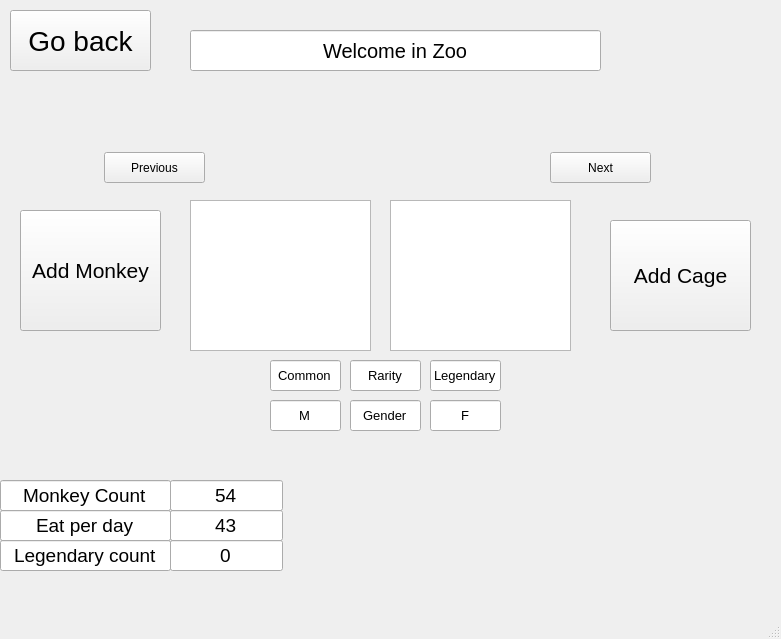
<?xml version="1.0" encoding="UTF-8"?>
<ui version="4.0">
 <class>MainWindow</class>
 <widget class="QMainWindow" name="MainWindow">
  <property name="geometry">
   <rect>
    <x>0</x>
    <y>0</y>
    <width>781</width>
    <height>639</height>
   </rect>
  </property>
  <property name="windowTitle">
   <string>MainWindow</string>
  </property>
  <widget class="QWidget" name="centralwidget">
   <widget class="QLineEdit" name="EnterTitle">
    <property name="geometry">
     <rect>
      <x>190</x>
      <y>30</y>
      <width>411</width>
      <height>41</height>
     </rect>
    </property>
    <property name="font">
     <font>
      <pointsize>15</pointsize>
     </font>
    </property>
    <property name="text">
     <string>Welcome in Zoo</string>
    </property>
    <property name="alignment">
     <set>Qt::AlignCenter</set>
    </property>
    <property name="dragEnabled">
     <bool>false</bool>
    </property>
    <property name="readOnly">
     <bool>true</bool>
    </property>
   </widget>
   <widget class="QLineEdit" name="LoginTitle">
    <property name="geometry">
     <rect>
      <x>0</x>
      <y>480</y>
      <width>171</width>
      <height>31</height>
     </rect>
    </property>
    <property name="font">
     <font>
      <pointsize>14</pointsize>
     </font>
    </property>
    <property name="text">
     <string>Monkey Count</string>
    </property>
    <property name="alignment">
     <set>Qt::AlignCenter</set>
    </property>
    <property name="readOnly">
     <bool>true</bool>
    </property>
   </widget>
   <widget class="QPushButton" name="EnterLogin">
    <property name="geometry">
     <rect>
      <x>610</x>
      <y>220</y>
      <width>141</width>
      <height>111</height>
     </rect>
    </property>
    <property name="font">
     <font>
      <pointsize>16</pointsize>
     </font>
    </property>
    <property name="text">
     <string>Add Cage</string>
    </property>
   </widget>
   <widget class="QPushButton" name="ExitLogin">
    <property name="geometry">
     <rect>
      <x>10</x>
      <y>10</y>
      <width>141</width>
      <height>61</height>
     </rect>
    </property>
    <property name="font">
     <font>
      <pointsize>21</pointsize>
     </font>
    </property>
    <property name="text">
     <string>Go back</string>
    </property>
   </widget>
   <widget class="QPushButton" name="EnterLogin_2">
    <property name="geometry">
     <rect>
      <x>20</x>
      <y>210</y>
      <width>141</width>
      <height>121</height>
     </rect>
    </property>
    <property name="font">
     <font>
      <pointsize>16</pointsize>
     </font>
    </property>
    <property name="text">
     <string>Add Monkey</string>
    </property>
   </widget>
   <widget class="QLineEdit" name="LoginTitle_2">
    <property name="geometry">
     <rect>
      <x>170</x>
      <y>480</y>
      <width>113</width>
      <height>31</height>
     </rect>
    </property>
    <property name="font">
     <font>
      <pointsize>14</pointsize>
     </font>
    </property>
    <property name="text">
     <string>54</string>
    </property>
    <property name="alignment">
     <set>Qt::AlignCenter</set>
    </property>
    <property name="readOnly">
     <bool>true</bool>
    </property>
   </widget>
   <widget class="QLineEdit" name="LoginTitle_5">
    <property name="geometry">
     <rect>
      <x>170</x>
      <y>510</y>
      <width>113</width>
      <height>31</height>
     </rect>
    </property>
    <property name="font">
     <font>
      <pointsize>14</pointsize>
     </font>
    </property>
    <property name="text">
     <string>43</string>
    </property>
    <property name="alignment">
     <set>Qt::AlignCenter</set>
    </property>
    <property name="readOnly">
     <bool>true</bool>
    </property>
   </widget>
   <widget class="QLineEdit" name="LoginTitle_6">
    <property name="geometry">
     <rect>
      <x>0</x>
      <y>510</y>
      <width>171</width>
      <height>31</height>
     </rect>
    </property>
    <property name="font">
     <font>
      <pointsize>14</pointsize>
     </font>
    </property>
    <property name="text">
     <string>Eat per day</string>
    </property>
    <property name="alignment">
     <set>Qt::AlignCenter</set>
    </property>
    <property name="readOnly">
     <bool>true</bool>
    </property>
   </widget>
   <widget class="QLineEdit" name="LoginTitle_7">
    <property name="geometry">
     <rect>
      <x>0</x>
      <y>540</y>
      <width>171</width>
      <height>31</height>
     </rect>
    </property>
    <property name="font">
     <font>
      <pointsize>14</pointsize>
     </font>
    </property>
    <property name="text">
     <string>Legendary count</string>
    </property>
    <property name="alignment">
     <set>Qt::AlignCenter</set>
    </property>
    <property name="readOnly">
     <bool>true</bool>
    </property>
   </widget>
   <widget class="QLineEdit" name="LoginTitle_8">
    <property name="geometry">
     <rect>
      <x>170</x>
      <y>540</y>
      <width>113</width>
      <height>31</height>
     </rect>
    </property>
    <property name="font">
     <font>
      <pointsize>14</pointsize>
     </font>
    </property>
    <property name="text">
     <string>0</string>
    </property>
    <property name="alignment">
     <set>Qt::AlignCenter</set>
    </property>
    <property name="readOnly">
     <bool>true</bool>
    </property>
   </widget>
   <widget class="QGraphicsView" name="graphicsView">
    <property name="geometry">
     <rect>
      <x>190</x>
      <y>200</y>
      <width>181</width>
      <height>151</height>
     </rect>
    </property>
   </widget>
   <widget class="QGraphicsView" name="graphicsView_2">
    <property name="geometry">
     <rect>
      <x>390</x>
      <y>200</y>
      <width>181</width>
      <height>151</height>
     </rect>
    </property>
   </widget>
   <widget class="QPushButton" name="pushButton">
    <property name="geometry">
     <rect>
      <x>104</x>
      <y>152</y>
      <width>101</width>
      <height>31</height>
     </rect>
    </property>
    <property name="text">
     <string>Previous</string>
    </property>
   </widget>
   <widget class="QPushButton" name="pushButton_2">
    <property name="geometry">
     <rect>
      <x>550</x>
      <y>152</y>
      <width>101</width>
      <height>31</height>
     </rect>
    </property>
    <property name="text">
     <string>Next</string>
    </property>
   </widget>
   <widget class="QLineEdit" name="LoginTitle_3">
    <property name="geometry">
     <rect>
      <x>350</x>
      <y>360</y>
      <width>71</width>
      <height>31</height>
     </rect>
    </property>
    <property name="font">
     <font>
      <pointsize>10</pointsize>
     </font>
    </property>
    <property name="text">
     <string>Rarity</string>
    </property>
    <property name="alignment">
     <set>Qt::AlignCenter</set>
    </property>
    <property name="readOnly">
     <bool>true</bool>
    </property>
   </widget>
   <widget class="QLineEdit" name="LoginTitle_4">
    <property name="geometry">
     <rect>
      <x>350</x>
      <y>400</y>
      <width>71</width>
      <height>31</height>
     </rect>
    </property>
    <property name="font">
     <font>
      <pointsize>10</pointsize>
     </font>
    </property>
    <property name="text">
     <string>Gender</string>
    </property>
    <property name="alignment">
     <set>Qt::AlignCenter</set>
    </property>
    <property name="readOnly">
     <bool>true</bool>
    </property>
   </widget>
   <widget class="QLineEdit" name="LoginTitle_9">
    <property name="geometry">
     <rect>
      <x>270</x>
      <y>360</y>
      <width>71</width>
      <height>31</height>
     </rect>
    </property>
    <property name="font">
     <font>
      <pointsize>10</pointsize>
     </font>
    </property>
    <property name="text">
     <string>Common</string>
    </property>
    <property name="alignment">
     <set>Qt::AlignCenter</set>
    </property>
    <property name="readOnly">
     <bool>true</bool>
    </property>
   </widget>
   <widget class="QLineEdit" name="LoginTitle_10">
    <property name="geometry">
     <rect>
      <x>270</x>
      <y>400</y>
      <width>71</width>
      <height>31</height>
     </rect>
    </property>
    <property name="font">
     <font>
      <pointsize>10</pointsize>
     </font>
    </property>
    <property name="text">
     <string>M</string>
    </property>
    <property name="alignment">
     <set>Qt::AlignCenter</set>
    </property>
    <property name="readOnly">
     <bool>true</bool>
    </property>
   </widget>
   <widget class="QLineEdit" name="LoginTitle_11">
    <property name="geometry">
     <rect>
      <x>430</x>
      <y>360</y>
      <width>71</width>
      <height>31</height>
     </rect>
    </property>
    <property name="font">
     <font>
      <pointsize>10</pointsize>
     </font>
    </property>
    <property name="text">
     <string>Legendary</string>
    </property>
    <property name="alignment">
     <set>Qt::AlignCenter</set>
    </property>
    <property name="readOnly">
     <bool>true</bool>
    </property>
   </widget>
   <widget class="QLineEdit" name="LoginTitle_12">
    <property name="geometry">
     <rect>
      <x>430</x>
      <y>400</y>
      <width>71</width>
      <height>31</height>
     </rect>
    </property>
    <property name="font">
     <font>
      <pointsize>10</pointsize>
     </font>
    </property>
    <property name="text">
     <string>F</string>
    </property>
    <property name="alignment">
     <set>Qt::AlignCenter</set>
    </property>
    <property name="readOnly">
     <bool>true</bool>
    </property>
   </widget>
  </widget>
  <widget class="QMenuBar" name="menubar">
   <property name="geometry">
    <rect>
     <x>0</x>
     <y>0</y>
     <width>781</width>
     <height>21</height>
    </rect>
   </property>
  </widget>
  <widget class="QStatusBar" name="statusbar"/>
 </widget>
 <resources/>
 <connections/>
</ui>
